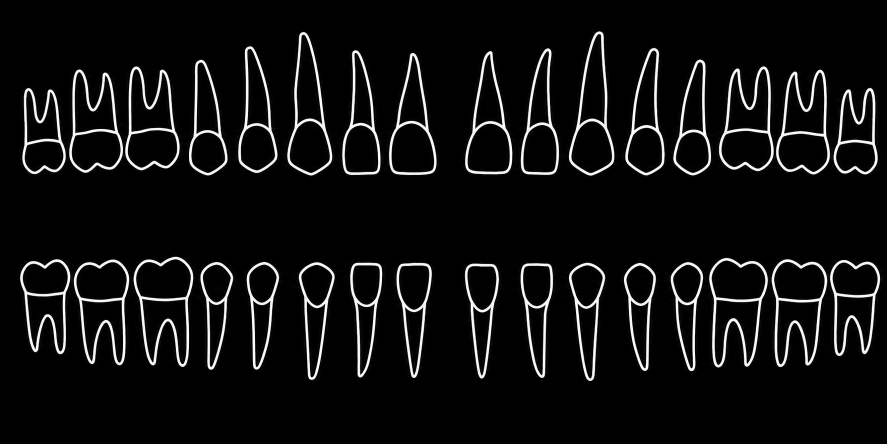
#> input picture 81c35db2-18ef-4953-ad59-a5f41ccd61e2.png, 1774 x 887 px (shown at 1/2 size)
$ python detect_filled_teeth.py --display 81c35db2-18ef-4953-ad59-a5f41ccd61e2.png --mask 81c35db2-18ef-4953-ad59-a5f41ccd61e2.png
#> lines starting #> are read from the running program, lines starting #| are printed output that depends on the picture; after the words box and inside, x2 and y2 are one past the last pixel; in counts of white or black regions, pixels touching at a corner belong together
import argparse
import json
import os
from pathlib import Path

import cv2
import numpy as np


def load_display_image(path: str) -> np.ndarray:
    image = cv2.imread(path, cv2.IMREAD_COLOR)

    if image is None:
        raise FileNotFoundError(f"Could not load display image: {path}")

    return image


def load_filled_mask(path: str, threshold: int = 80) -> np.ndarray:
    """
    Loads a filled tooth mask.

    Expected:
    - black background
    - solid white teeth
    - no labels
    - no numbers
    - no guide lines
    """

    image = cv2.imread(path, cv2.IMREAD_UNCHANGED)

    if image is None:
        raise FileNotFoundError(f"Could not load mask image: {path}")

    if len(image.shape) == 3 and image.shape[2] == 4:
        bgr = image[:, :, :3]
        alpha = image[:, :, 3]
        gray = cv2.cvtColor(bgr, cv2.COLOR_BGR2GRAY)

        mask = np.where((alpha > 10) & (gray > threshold), 255, 0).astype(np.uint8)

    elif len(image.shape) == 3:
        gray = cv2.cvtColor(image, cv2.COLOR_BGR2GRAY)
        _, mask = cv2.threshold(gray, threshold, 255, cv2.THRESH_BINARY)

    else:
        _, mask = cv2.threshold(image, threshold, 255, cv2.THRESH_BINARY)

    return mask


def validate_same_size(display: np.ndarray, mask: np.ndarray) -> None:
    display_height, display_width = display.shape[:2]
    mask_height, mask_width = mask.shape[:2]

    if (display_width, display_height) != (mask_width, mask_height):
        raise ValueError(
            "Display image and mask image must be the same size.\n"
            f"Display: {display_width} x {display_height}\n"
            f"Mask:    {mask_width} x {mask_height}"
        )


def clean_mask(mask: np.ndarray, close_size: int = 3, open_size: int = 0) -> np.ndarray:
    """
    Cleans the filled mask.

    close_size fills small holes.
    open_size removes tiny specks. Leave open_size at 0 unless needed.
    """

    cleaned = mask.copy()

    if close_size > 0:
        close_kernel = cv2.getStructuringElement(
            cv2.MORPH_ELLIPSE,
            (close_size, close_size),
        )
        cleaned = cv2.morphologyEx(cleaned, cv2.MORPH_CLOSE, close_kernel, iterations=1)

    if open_size > 0:
        open_kernel = cv2.getStructuringElement(
            cv2.MORPH_ELLIPSE,
            (open_size, open_size),
        )
        cleaned = cv2.morphologyEx(cleaned, cv2.MORPH_OPEN, open_kernel, iterations=1)

    return cleaned


def find_connected_teeth(
    mask: np.ndarray,
    min_width: int,
    min_height: int,
    max_width: int,
    max_height: int,
    min_area: int,
    max_area: int,
) -> list[dict]:
    """
    Detects each white connected component as one tooth candidate.
    """

    num_labels, labels, stats, centroids = cv2.connectedComponentsWithStats(
        mask,
        connectivity=8,
    )

    boxes = []

    for label_id in range(1, num_labels):
        x = int(stats[label_id, cv2.CC_STAT_LEFT])
        y = int(stats[label_id, cv2.CC_STAT_TOP])
        w = int(stats[label_id, cv2.CC_STAT_WIDTH])
        h = int(stats[label_id, cv2.CC_STAT_HEIGHT])
        area = int(stats[label_id, cv2.CC_STAT_AREA])

        if w < min_width:
            continue

        if h < min_height:
            continue

        if w > max_width:
            continue

        if h > max_height:
            continue

        if area < min_area:
            continue

        if area > max_area:
            continue

        boxes.append(
            {
                "x": x,
                "y": y,
                "width": w,
                "height": h,
                "center_x": int(centroids[label_id][0]),
                "center_y": int(centroids[label_id][1]),
                "area": area,
            }
        )

    return boxes


def group_rows(boxes: list[dict], row_tolerance: int = 120) -> list[list[dict]]:
    """
    Groups boxes into visual rows.
    """

    if not boxes:
        return []

    sorted_boxes = sorted(boxes, key=lambda b: b["center_y"])
    rows = []

    for box in sorted_boxes:
        placed = False

        for row in rows:
            row_center_y = sum(b["center_y"] for b in row) / len(row)

            if abs(box["center_y"] - row_center_y) <= row_tolerance:
                row.append(box)
                placed = True
                break

        if not placed:
            rows.append([box])

    rows.sort(key=lambda row: sum(b["center_y"] for b in row) / len(row))

    for row in rows:
        row.sort(key=lambda b: b["center_x"])

    return rows


# [119 lines left out: functions split_box_at_x, find_best_vertical_split, split_wide_boxes_by_row, not called in this run]


def assign_ids(boxes: list[dict], row_tolerance: int = 120) -> list[dict]:
    """
    Assigns IDs in visual order:
    top row left-to-right, then bottom row left-to-right.
    """

    rows = group_rows(boxes, row_tolerance=row_tolerance)

    output = []
    counter = 1

    for row_index, row in enumerate(rows, start=1):
        for column_index, box in enumerate(row, start=1):
            new_box = dict(box)
            new_box["id"] = f"tooth_{counter:03d}"
            new_box["label"] = f"{counter:03d}"
            new_box["row"] = row_index
            new_box["column"] = column_index
            output.append(new_box)
            counter += 1

    return output


def pad_boxes(
    boxes: list[dict],
    image_width: int,
    image_height: int,
    pad_x: int,
    pad_y: int,
) -> list[dict]:
    padded = []

    for box in boxes:
        x1 = max(0, box["x"] - pad_x)
        y1 = max(0, box["y"] - pad_y)

        x2 = min(image_width - 1, box["x"] + box["width"] + pad_x)
        y2 = min(image_height - 1, box["y"] + box["height"] + pad_y)

        new_box = dict(box)
        new_box["x"] = int(x1)
        new_box["y"] = int(y1)
        new_box["width"] = int(x2 - x1)
        new_box["height"] = int(y2 - y1)

        padded.append(new_box)

    return padded


def write_json(
    boxes: list[dict],
    image_width: int,
    image_height: int,
    output_path: str,
) -> None:
    data = {
        "image_width": image_width,
        "image_height": image_height,
        "boxes": [],
    }

    for box in boxes:
        x = box["x"]
        y = box["y"]
        w = box["width"]
        h = box["height"]

        data["boxes"].append(
            {
                "id": box["id"],
                "label": box["label"],
                "row": box["row"],
                "column": box["column"],

                "x": x,
                "y": y,
                "width": w,
                "height": h,

                "x_percent": x / image_width * 100,
                "y_percent": y / image_height * 100,
                "width_percent": w / image_width * 100,
                "height_percent": h / image_height * 100,
            }
        )

    with open(output_path, "w", encoding="utf-8") as f:
        json.dump(data, f, indent=4)


def draw_preview(
    display: np.ndarray,
    boxes: list[dict],
    output_path: str,
) -> None:
    preview = display.copy()

    for box in boxes:
        x = box["x"]
        y = box["y"]
        w = box["width"]
        h = box["height"]

        cv2.rectangle(preview, (x, y), (x + w, y + h), (0, 255, 0), 3)

        cv2.putText(
            preview,
            box["label"],
            (x, max(30, y - 8)),
            cv2.FONT_HERSHEY_SIMPLEX,
            0.8,
            (0, 255, 0),
            2,
            cv2.LINE_AA,
        )

    cv2.imwrite(output_path, preview)


def write_html(
    display_image_path: str,
    boxes: list[dict],
    image_width: int,
    image_height: int,
    output_path: str,
) -> None:
    image_name = os.path.basename(display_image_path)

    button_html = []

    for box in boxes:
        left = box["x"] / image_width * 100
        top = box["y"] / image_height * 100
        width = box["width"] / image_width * 100
        height = box["height"] / image_height * 100

        button_html.append(
            f"""
            <button
                class="tooth-button"
                data-tooth="{box["id"]}"
                style="
                    left: {left:.4f}%;
                    top: {top:.4f}%;
                    width: {width:.4f}%;
                    height: {height:.4f}%;
                "
                onclick="selectTooth('{box["id"]}')"
                title="{box["label"]}">
            </button>
            """
        )

    html = f"""<!DOCTYPE html>
<html lang="en">
<head>
    <meta charset="UTF-8">
    <title>Clickable Tooth Chart</title>

    <style>
        body {{
            background: #111;
            color: white;
            font-family: Arial, sans-serif;
            padding: 24px;
        }}

        .chart-wrapper {{
            position: relative;
            display: inline-block;
            max-width: 100%;
        }}

        .chart-wrapper img {{
            display: block;
            max-width: 100%;
            height: auto;
            user-select: none;
        }}

        .tooth-button {{
            position: absolute;
            border: 2px solid rgba(0, 255, 0, 0.35);
            background: rgba(0, 255, 0, 0.04);
            cursor: pointer;
            padding: 0;
            margin: 0;
        }}

        .tooth-button:hover {{
            background: rgba(0, 255, 0, 0.25);
            border-color: rgba(0, 255, 0, 1);
        }}

        .tooth-button.selected {{
            background: rgba(255, 215, 0, 0.35);
            border-color: rgba(255, 215, 0, 1);
        }}

        #output {{
            margin-top: 18px;
            font-size: 18px;
        }}
    </style>
</head>

<body>
    <h1>Clickable Tooth Chart</h1>

    <div class="chart-wrapper">
        <img src="{image_name}" alt="Tooth chart">

        {"".join(button_html)}
    </div>

    <div id="output">Click a tooth.</div>

    <script>
        function selectTooth(toothId) {{
            const button = document.querySelector(`[data-tooth="${{toothId}}"]`);

            if (!button) return;

            button.classList.toggle("selected");

            const selected = [...document.querySelectorAll(".tooth-button.selected")]
                .map(btn => btn.dataset.tooth);

            document.getElementById("output").textContent =
                selected.length
                    ? "Selected: " + selected.join(", ")
                    : "Click a tooth.";
        }}
    </script>
</body>
</html>
"""

    with open(output_path, "w", encoding="utf-8") as f:
        f.write(html)


def main():
    parser = argparse.ArgumentParser(
        description="Detect clickable tooth boxes from a solid filled tooth mask."
    )

    parser.add_argument(
        "--display",
        required=True,
        help="Original image shown in the browser.",
    )

    parser.add_argument(
        "--mask",
        required=True,
        help="Filled white tooth mask used for detection.",
    )

    parser.add_argument(
        "--out-dir",
        default="output_filled_teeth",
        help="Output folder.",
    )

    parser.add_argument("--threshold", type=int, default=80)

    parser.add_argument(
        "--close-size",
        type=int,
        default=3,
        help="Morphological close size. Helps fill tiny holes.",
    )

    parser.add_argument(
        "--open-size",
        type=int,
        default=0,
        help="Morphological open size. Helps remove tiny specks. Usually keep at 0.",
    )

    parser.add_argument("--min-width", type=int, default=40)
    parser.add_argument("--min-height", type=int, default=80)
    parser.add_argument("--max-width", type=int, default=500)
    parser.add_argument("--max-height", type=int, default=600)
    parser.add_argument("--min-area", type=int, default=2500)
    parser.add_argument("--max-area", type=int, default=200000)

    parser.add_argument(
        "--row-tolerance",
        type=int,
        default=120,
        help="How close vertical centers must be to count as the same row.",
    )

    parser.add_argument(
        "--auto-split-wide",
        action="store_true",
        help="Automatically split suspiciously wide components.",
    )

    parser.add_argument(
        "--wide-ratio",
        type=float,
        default=1.65,
        help="How much wider than row median a component must be before splitting.",
    )

    parser.add_argument(
        "--min-split-width",
        type=int,
        default=180,
        help="Minimum width before a component is allowed to be split.",
    )

    parser.add_argument(
        "--split-gap",
        type=int,
        default=4,
        help="Black gap size to create between auto-split boxes.",
    )

    parser.add_argument("--pad-x", type=int, default=0)
    parser.add_argument("--pad-y", type=int, default=0)

    args = parser.parse_args()

    out_dir = Path(args.out_dir)
    out_dir.mkdir(parents=True, exist_ok=True)

    display = load_display_image(args.display)
#> in load_display_image, image is the input picture: shape (887, 1774, 3); mean B, G, R 17.1, 17.1, 17.2
    mask = load_filled_mask(args.mask, threshold=args.threshold)
#> in load_filled_mask, `_, mask = cv2.threshold(gray, threshold, 255, cv2.THRESH_BINARY)`:
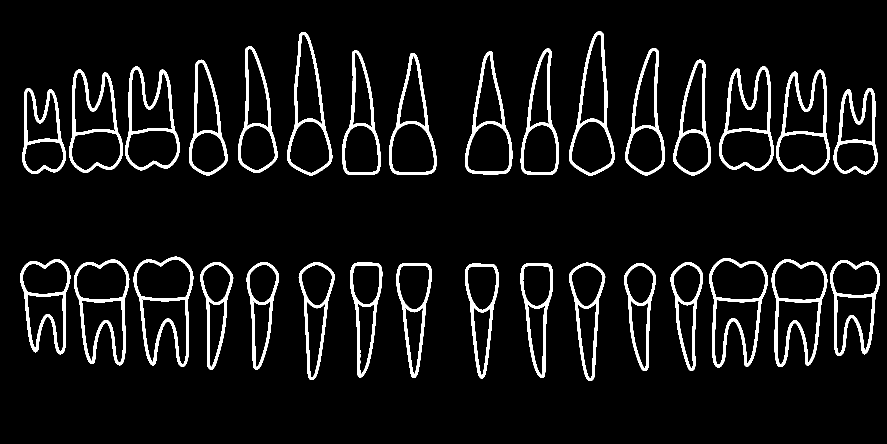
#> mask: shape (887, 1774) (shown at 1/2 size); 7.1% white; 32 white regions, largest, box (x1, y1, x2, y2) and area: (1418, 516, 1536, 735) 4516, (267, 513, 387, 734) 4455, (1543, 518, 1655, 734) 4389

    validate_same_size(display, mask)

    mask = clean_mask(
        mask,
        close_size=args.close_size,
        open_size=args.open_size,
    )
#> in clean_mask, `cleaned = cv2.morphologyEx(cleaned, cv2.MORPH_CLOSE, close_kernel, ite..`: cleaned: shape (887, 1774); 7.1% white; 32 white regions, largest, box (x1, y1, x2, y2) and area: (1418, 516, 1536, 735) 4520, (267, 513, 387, 734) 4461, (1543, 518, 1655, 734) 4396

    image_height, image_width = mask.shape[:2]
#> image_height = 887; image_width = 1774

    boxes = find_connected_teeth(
        mask,
        min_width=args.min_width,
        min_height=args.min_height,
        max_width=args.max_width,
        max_height=args.max_height,
        min_area=args.min_area,
        max_area=args.max_area,
    )
#> in find_connected_teeth, `num_labels, labels, stats, centroids = cv2.connectedComponentsWithStat..`:
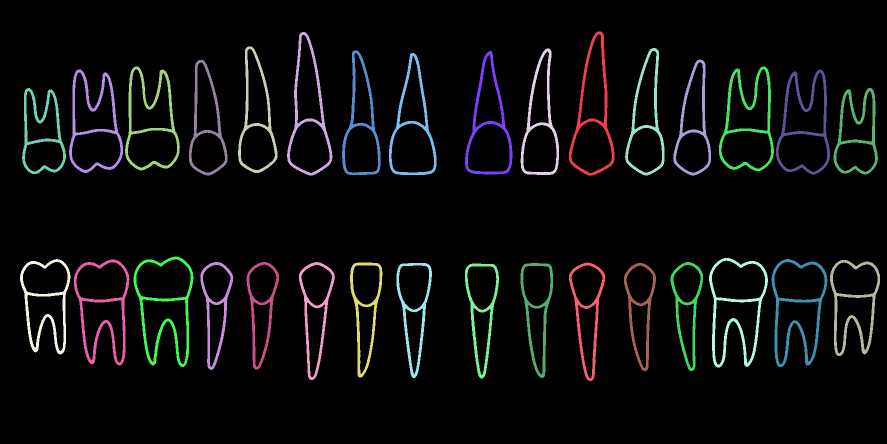
#> labels: shape (887, 1774) int32 (shown at 1/2 size); 33 distinct labels, from 0 to 32; one colour per label, 0 black
#> in find_connected_teeth, `num_labels, labels, stats, centroids = cv2.connectedComponentsWithStat..`: num_labels = 33; stats = 33 rows, first 6: [0, 0, 1774, 887, 1461102], [1138, 63, 91, 289, 3874], [574, 64, 91, 287, 3781], [476, 93, 79, 253, 3302], [1041, 97, 77, 253, 3376], [1250, 96, 79, 255, 3386]; centroids = 33 pairs, first value 83.57 to 1714.1, second value 217.1 to 633.5
#> the loop in find_connected_teeth, `for label_id in range(1, num_labels):` made 32 passes
#> (x, y, w, h, area) on passes 1 to 12: (1138, 63, 91, 289, 3874), (574, 64, 91, 287, 3781), (476, 93, 79, 253, 3302), (1041, 97, 77, 253, 3376), (1250, 96, 79, 255, 3386), (684, 101, 77, 249, 3354), (930, 102, 95, 247, 3570), (778, 106, 95, 244, 3489), (378, 119, 77, 232, 3080), (1346, 119, 76, 232, 3081), (250, 133, 110, 208, 4097), (1438, 133, 110, 209, 4179)
#> after the loop in find_connected_teeth, `for label_id in range(1, num_labels):`: boxes = 32 items
#> boxes = 32 items

    print(f"Initial connected components detected: {len(boxes)}")
#| Initial connected components detected: 32

    if args.auto_split_wide:
        boxes = split_wide_boxes_by_row(
            boxes,
            mask=mask,
            row_tolerance=args.row_tolerance,
            wide_ratio=args.wide_ratio,
            min_split_width=args.min_split_width,
            split_gap=args.split_gap,
        )

        print(f"After auto-splitting wide components: {len(boxes)}")

    boxes = assign_ids(
        boxes,
        row_tolerance=args.row_tolerance,
    )
#> the loop in group_rows, `for box in sorted_boxes:` made 32 passes
#> after the loop in group_rows, `for box in sorted_boxes:`: row = 16 items; rows = 2 items
#> the loop in group_rows, `for row in rows:` made 2 passes
#> the loop in assign_ids, `for row_index, row in enumerate(rows, start=1):` made 2 passes
#> row_index on passes 1 to 2: 1, 2
#> after the loop in assign_ids, `for row_index, row in enumerate(rows, start=1):`: counter = 33; output = 32 items

    boxes = pad_boxes(
        boxes,
        image_width=image_width,
        image_height=image_height,
        pad_x=args.pad_x,
        pad_y=args.pad_y,
    )
#> the loop in pad_boxes, `for box in boxes:` made 32 passes
#> (x1, y1, x2, y2) on passes 1 to 12: (44, 176, 132, 348), (138, 139, 246, 346), (250, 133, 360, 341), (378, 119, 455, 351), (476, 93, 555, 346), (574, 64, 665, 351), (684, 101, 761, 350), (778, 106, 873, 350), (930, 102, 1025, 349), (1041, 97, 1118, 350), (1138, 63, 1229, 352), (1250, 96, 1329, 351)

    json_path = out_dir / "teeth_boxes_filled.json"
    preview_path = out_dir / "teeth_boxes_filled_preview.png"
    html_path = out_dir / "teeth_buttons_filled.html"
    cleaned_mask_path = out_dir / "cleaned_filled_mask.png"

    write_json(
        boxes,
        image_width=image_width,
        image_height=image_height,
        output_path=str(json_path),
    )
#> the loop in write_json, `for box in boxes:` made 32 passes
#> (x, y, w, h) on passes 1 to 12: (44, 176, 88, 172), (138, 139, 108, 207), (250, 133, 110, 208), (378, 119, 77, 232), (476, 93, 79, 253), (574, 64, 91, 287), (684, 101, 77, 249), (778, 106, 95, 244), (930, 102, 95, 247), (1041, 97, 77, 253), (1138, 63, 91, 289), (1250, 96, 79, 255)

    draw_preview(
        display,
        boxes,
        output_path=str(preview_path),
    )
#> the loop in draw_preview, `for box in boxes:` made 32 passes
#> after the loop in draw_preview, `for box in boxes:`:
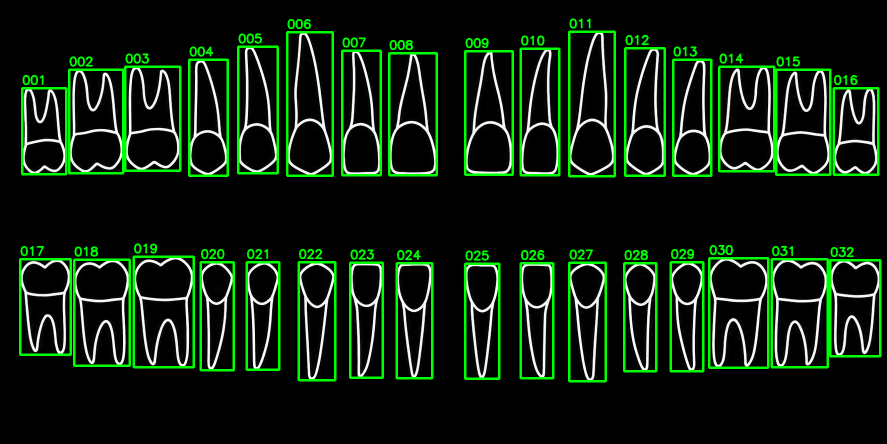
#> preview: shape (887, 1774, 3) (shown at 1/2 size); 7.64% of pixels changed, all inside (x1, y1, x2, y2) = (38, 36, 1763, 765)

    write_html(
        display_image_path=args.display,
        boxes=boxes,
        image_width=image_width,
        image_height=image_height,
        output_path=str(html_path),
    )
#> the loop in write_html, `for box in boxes:` made 32 passes
#> (left, top, width, height) on passes 1 to 12: (2.48, 19.84, 4.96, 19.39), (7.78, 15.67, 6.09, 23.34), (14.09, 14.99, 6.2, 23.45), (21.31, 13.42, 4.34, 26.16), (26.83, 10.48, 4.45, 28.52), (32.36, 7.22, 5.13, 32.36), (38.56, 11.39, 4.34, 28.07), (43.86, 11.95, 5.36, 27.51), (52.42, 11.5, 5.36, 27.85), (58.68, 10.94, 4.34, 28.52), (64.15, 7.1, 5.13, 32.58), (70.46, 10.82, 4.45, 28.75)
#> (left, top) on pass 19: (15.05, 57.84)

    cv2.imwrite(str(cleaned_mask_path), mask)

    print()
    print(f"Final tooth boxes: {len(boxes)}")
#| Final tooth boxes: 32
    print(f"JSON:    {json_path}")
    print(f"Preview: {preview_path}")
    print(f"HTML:    {html_path}")
    print(f"Mask:    {cleaned_mask_path}")

    if len(boxes) != 32:
        print()
        print("WARNING: Expected 32 adult teeth, but detected a different count.")
        print("If count is too low, some teeth may be touching in the mask.")
        print("If count is too high, there may be leftover white junk in the mask.")


if __name__ == "__main__":
    main()
